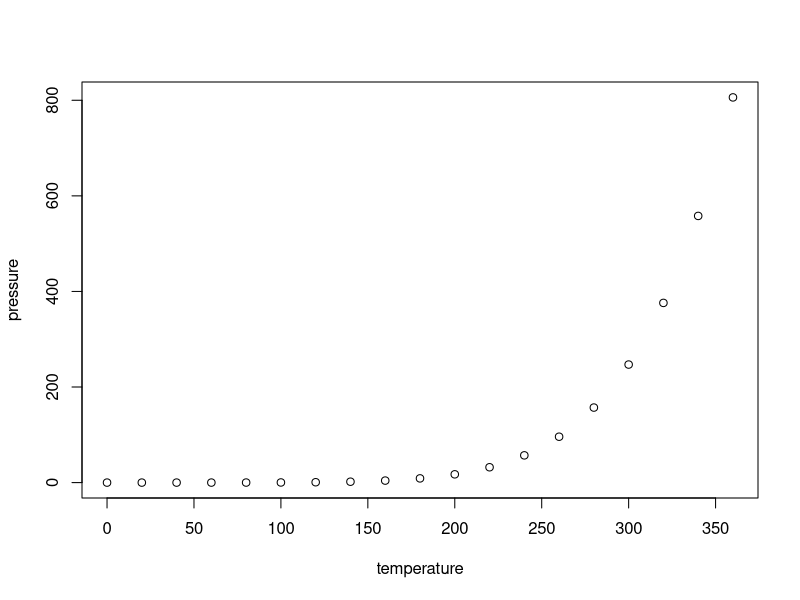
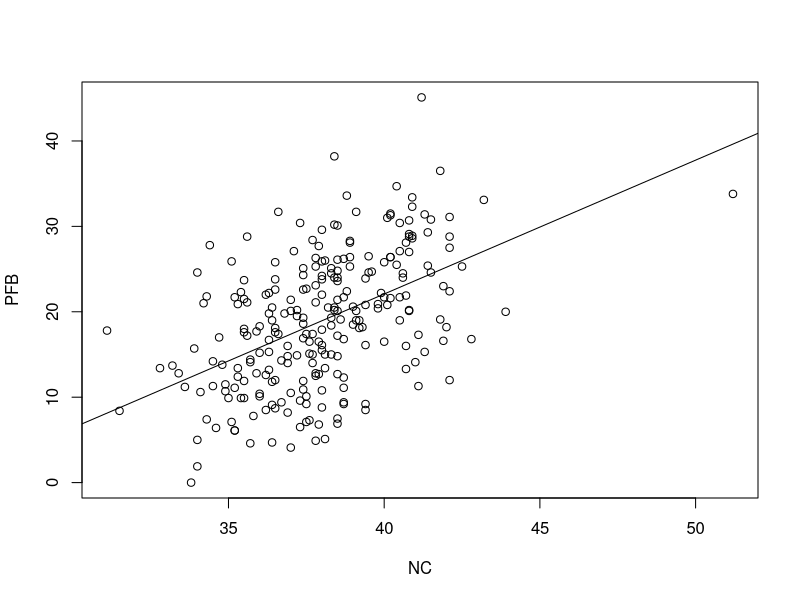
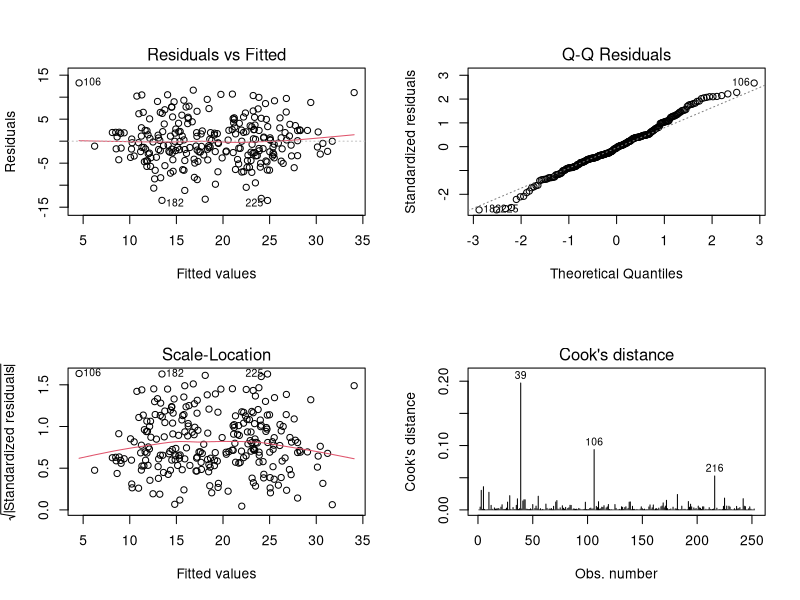

Reproduce these figures in R, in order.
## ---- chunk 1
knitr::opts_chunk$set(echo = TRUE)
## ---- chunk 2
summary(cars)
## ---- chunk 3
plot(pressure)
## ---- chunk 4
#15 sep 2019
#http://sphweb.bumc.bu.edu/otlt/MPH-Modules/BS/R/R5_Correlation-Regression/R5_Correlation-Regression2.html
##
fat <- read.csv("fatdat.csv")
str(fat)
## ---- chunk 5
cor(fat$Age, fat$PFB, method="pearson")
cor(fat$PFB, fat[,-1])
fat$BMI = ifelse(fat$Ai > 25,1,0)
## ---- chunk 6
lm1=lm(fat$PFB ~ fat$NC)
summary(lm1)
## ---- chunk 7
lm2=lm(PFB~Age+FFW+NC,data=fat)
summary(lm2)
## ---- chunk 8
plot(PFB ~ NC,data = fat)
abline(lm1)
## ---- chunk 9
lm3 <- lm(PFB ~ Age + FFW + NC + factor(BMI), data = fat)
summary(lm3)
## ---- chunk 10
par(mfrow=c(2,2))
plot(lm3,which = 1:4)
## ---- chunk 11
ls(lm3)
lm3$coefficients
## ---- chunk 12
summary(influence.measures(lm3))
## ---- chunk 13
fat
fat1=fat[-39,]
fat1
## ---- chunk 14
lm4 <- lm(PFB ~ Age + FFW + NC + factor(BMI), data = fat1)
summary(lm4)
